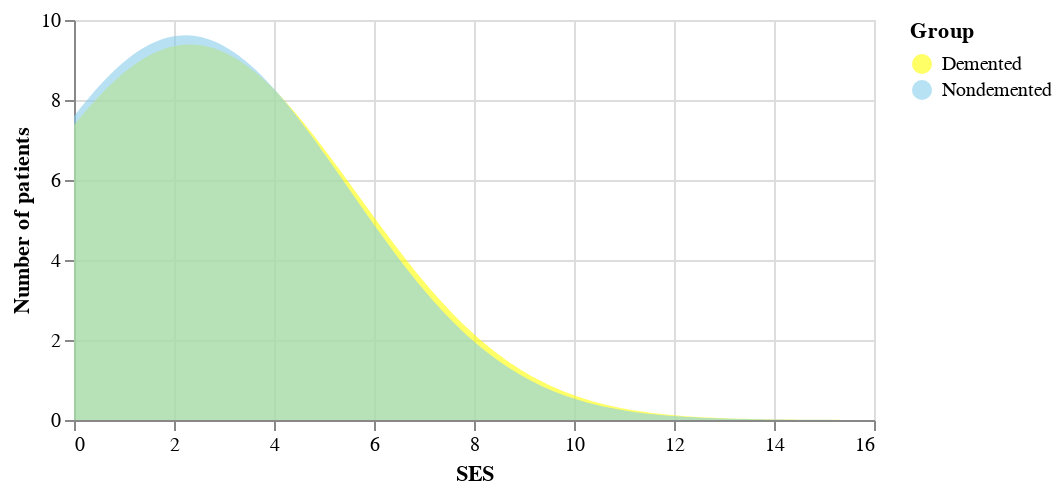

Notebook code cell kept with this figure:
### Code cell
# SES vs Group
GED = df[df['Group']=='Demented']['SES'].reset_index(drop=True)
GEN = df[df['Group']=='Nondemented']['SES'].reset_index(drop=True)
GE = pd.DataFrame([GED, GEN])
GE.index = ['Demented', 'Nondemented']

alt.Chart(GE.T).transform_fold(
    ['Demented', 'Nondemented'],
    as_ = ['Group', 'value']
).transform_density(
    density='value',
    bandwidth=3,
    groupby=['Group'],
    extent= [0, 16],
    counts = True,
    steps=200
).mark_area().encode(
    alt.X('value:Q', title='SES'),
    alt.Y('density:Q', title='Number of patients', stack=None),
    alt.Color('Group:N', scale=alt.Scale(
        domain=['Demented', 'Nondemented'], 
        range=['yellow', 'skyblue'])),
    opacity=alt.value(0.6)
).properties(width=400, height=200)

### Figure 1 — Vega-Lite specification as saved in the notebook (floating-point values rounded to 4 significant figures)
{"config": {"view": {"continuousWidth": 400, "continuousHeight": 300}}, "data": {"name": "data-cef824a7e13f4384ab5c3aa60d666793"}, "mark": "area", "encoding": {"color": {"type": "nominal", "field": "Group", "scale": {"domain": ["Demented", "Nondemented"], "range": ["yellow", "skyblue"]}}, "opacity": {"value": 0.6}, "x": {"type": "quantitative", "field": "value", "title": "SES"}, "y": {"type": "quantitative", "field": "density", "stack": null, "title": "Number of patients"}}, "height": 200, "transform": [{"fold": ["Demented", "Nondemented"], "as": ["Group", "value"]}, {"density": "value", "bandwidth": 3, "counts": true, "extent": [0, 16], "groupby": ["Group"], "steps": 200}], "width": 400, "$schema": "https://vega.github.io/schema/vega-lite/v4.8.1.json", "datasets": {"data-cef824a7e13f4384ab5c3aa60d666793": [{"Demented": null, "Nondemented": 2.0}, {"Demented": null, "Nondemented": 3.0}, {"Demented": 2.0, "Nondemented": 4.0}, {"Demented": 3.0, "Nondemented": 2.0}, {"Demented": 3.0, "Nondemented": 2.0}, {"Demented": 4.0, "Nondemented": 4.0}, {"Demented": 1.0, "Nondemented": 3.0}, {"Demented": 1.0, "Nondemented": 3.0}, {"Demented": 1.0, "Nondemented": 3.0}, {"Demented": 4.0, "Nondemented": 4.0}, {"Demented": 3.0, "Nondemented": 1.0}, {"Demented": 2.0, "Nondemented": 1.0}, {"Demented": 3.0, "Nondemented": 4.0}, {"Demented": 3.0, "Nondemented": 4.0}, {"Demented": 4.0, "Nondemented": 3.0}, {"Demented": 2.0, "Nondemented": 1.0}, {"Demented": 4.0, "Nondemented": 2.0}, {"Demented": 1.0, "Nondemented": 3.0}, {"Demented": 4.0, "Nondemented": 1.0}, {"Demented": 4.0, "Nondemented": 2.0}, {"Demented": 2.0, "Nondemented": 3.0}, {"Demented": 1.0, "Nondemented": 3.0}, {"Demented": 4.0, "Nondemented": 2.0}, {"Demented": 1.0, "Nondemented": 2.0}, {"Demented": 3.0, "Nondemented": 1.0}, {"Demented": 4.0, "Nondemented": 2.0}, {"Demented": null, "Nondemented": 4.0}, {"Demented": 5.0, "Nondemented": 3.0}, {"Demented": 1.0, "Nondemented": 2.0}, {"Demented": 2.0, "Nondemented": 1.0}, {"Demented": 5.0, "Nondemented": 3.0}, {"Demented": 4.0, "Nondemented": 2.0}, {"Demented": 2.0, "Nondemented": 2.0}, {"Demented": 4.0, "Nondemented": 1.0}, {"Demented": 1.0, "Nondemented": 5.0}, {"Demented": 4.0, "Nondemented": 2.0}, {"Demented": 2.0, "Nondemented": 2.0}, {"Demented": 2.0, "Nondemented": 4.0}, {"Demented": 4.0, "Nondemented": 1.0}, {"Demented": null, "Nondemented": 1.0}, {"Demented": 3.0, "Nondemented": 3.0}, {"Demented": 1.0, "Nondemented": 2.0}, {"Demented": 1.0, "Nondemented": 4.0}, {"Demented": 4.0, "Nondemented": 2.0}, {"Demented": 1.0, "Nondemented": 4.0}, {"Demented": 4.0, "Nondemented": 4.0}, {"Demented": 3.0, "Nondemented": 2.0}, {"Demented": 2.0, "Nondemented": 2.0}, {"Demented": null, "Nondemented": 4.0}, {"Demented": 3.0, "Nondemented": 3.0}, {"Demented": 4.0, "Nondemented": 3.0}, {"Demented": 3.0, "Nondemented": 1.0}, {"Demented": 3.0, "Nondemented": 1.0}, {"Demented": 1.0, "Nondemented": 2.0}, {"Demented": 2.0, "Nondemented": 2.0}, {"Demented": 3.0, "Nondemented": 2.0}, {"Demented": 4.0, "Nondemented": 3.0}, {"Demented": 2.0, "Nondemented": 2.0}, {"Demented": 1.0, "Nondemented": 2.0}, {"Demented": 3.0, "Nondemented": 2.0}, {"Demented": 1.0, "Nondemented": 2.0}, {"Demented": 3.0, "Nondemented": 1.0}, {"Demented": 2.0, "Nondemented": 1.0}, {"Demented": 3.0, "Nondemented": 4.0}, {"Demented": 2.0, "Nondemented": 1.0}, {"Demented": 3.0, "Nondemented": 1.0}, {"Demented": null, "Nondemented": 3.0}, {"Demented": 2.0, "Nondemented": 4.0}, {"Demented": 1.0, "Nondemented": 3.0}, {"Demented": 3.0, "Nondemented": 2.0}, {"Demented": 1.0, "Nondemented": 2.0}, {"Demented": 4.0, "Nondemented": 2.0}, {"Demented": 2.0, "Nondemented": null}, {"Demented": 1.0, "Nondemented": null}, {"Demented": null, "Nondemented": null}, {"Demented": null, "Nondemented": null}, {"Demented": 3.0, "Nondemented": null}, {"Demented": 1.0, "Nondemented": null}]}}
